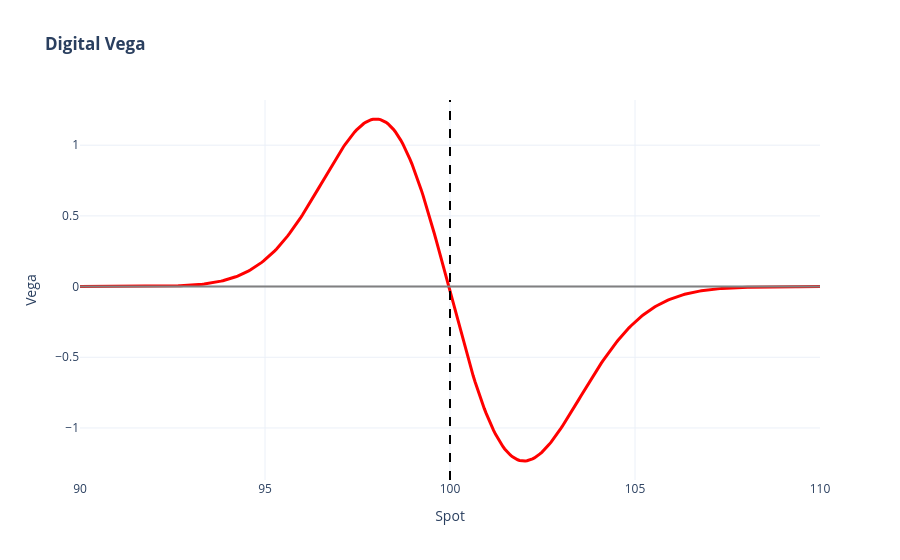

This figure's notebook cell:
### Code cell
fig_vega = go.Figure()

vega = greeks.digital_vega(K, T=0.01)

fig_vega.add_trace(go.Scatter(x=S_grid, y=vega, name='Vega', line=dict(color='red', width=3)))
fig_vega.add_vline(x=K, line_dash="dash", line_color="black")
fig_vega.add_hline(y=0, line_color="grey")

fig_vega.update_layout(
    title="<b>Digital Vega </b><br>",
    xaxis_title="Spot", yaxis_title="Vega",
    template="plotly_white"
)
fig_vega.show()

### Figure 1 — Plotly figure (JSON) as saved in the notebook; plotly's stock layout.template omitted (floating-point values rounded to 4 significant figures; data arrays with more than 128 entries replaced by an {"elided": "..."} marker saying what was removed)
{"data": [{"line": {"color": "red", "width": 3}, "name": "Vega", "type": "scatter", "x": {"elided": "400 float values"}, "y": {"elided": "400 float values"}}], "layout": {"shapes": [{"line": {"color": "black", "dash": "dash"}, "type": "line", "x0": 100, "x1": 100, "xref": "x", "y0": 0, "y1": 1, "yref": "y domain"}, {"line": {"color": "grey"}, "type": "line", "x0": 0, "x1": 1, "xref": "x domain", "y0": 0, "y1": 0, "yref": "y"}], "title": {"text": "<b>Digital Vega </b><br>"}, "xaxis": {"title": {"text": "Spot"}}, "yaxis": {"title": {"text": "Vega"}}}}
